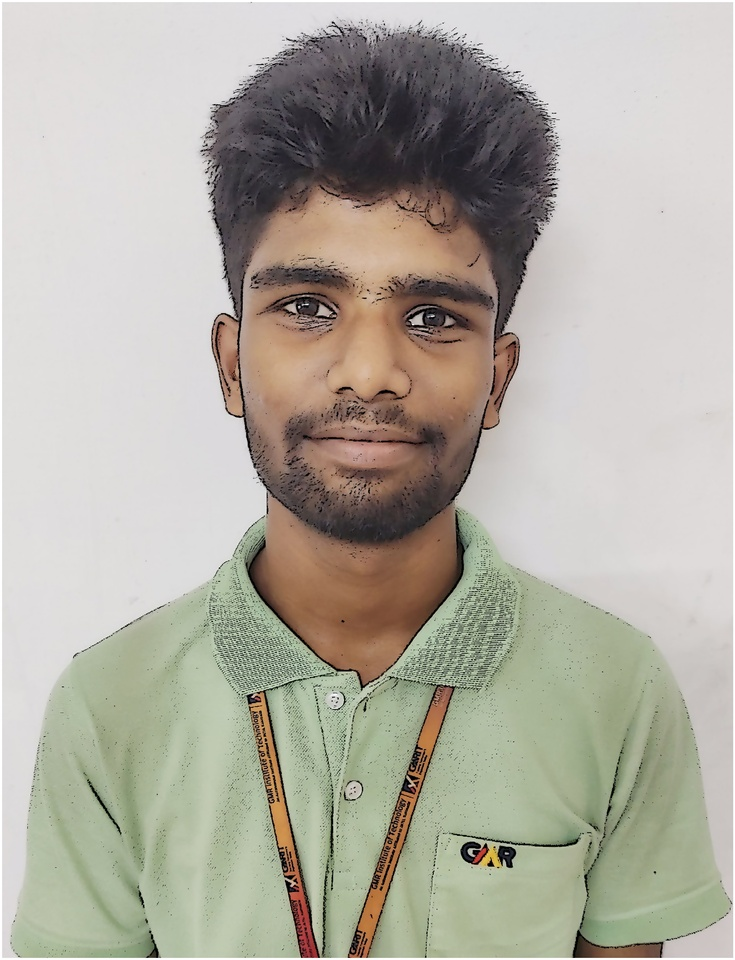
#> input picture images/cartoonize/Eswar.jpg, 735 x 960 px, shrunk from 2450 x 3199 before the run, given in place of Eswar.jpgEswar.jpg, which was not available
$ jupyter execute cartoonize.ipynb
#> lines starting #> are read from the running program, lines starting #| are printed output that depends on the picture; pictures that were not available may be replaced by others from this repository, and a replacement may not be noted
[cell 1]
mypath = input("Please enter your path: ")
#> the answer given: images/cartoonize/Eswar.jpg

[cell 2]
#Importing libraries.

#Importing OS, used for saving files and changing file directories
from os import listdir
from os.path import isfile, join

# Importing PIL, used for all Image data manipulation purposes
from PIL import Image
import os
import PIL
import glob
from PIL import Image

[cell 3]
# List all the files in the images folder

onlyfiles = [f for f in listdir(mypath) if isfile(join(mypath, f))]
print(onlyfiles)

[cell 4]
import cv2
import numpy as np
import matplotlib.pyplot as plt

[cell 5]
for i in onlyfiles:
    img = mypath+i

    #Reading Images
    img = cv2.imread(img)
#> img is the input picture: shape (960, 735, 3); mean B, G, R 162.4, 173.8, 177.3

    img = cv2.cvtColor(img,cv2.COLOR_BGR2RGB)

    #Changing to Greyscale
    gray = cv2.cvtColor(img, cv2.COLOR_BGR2GRAY)
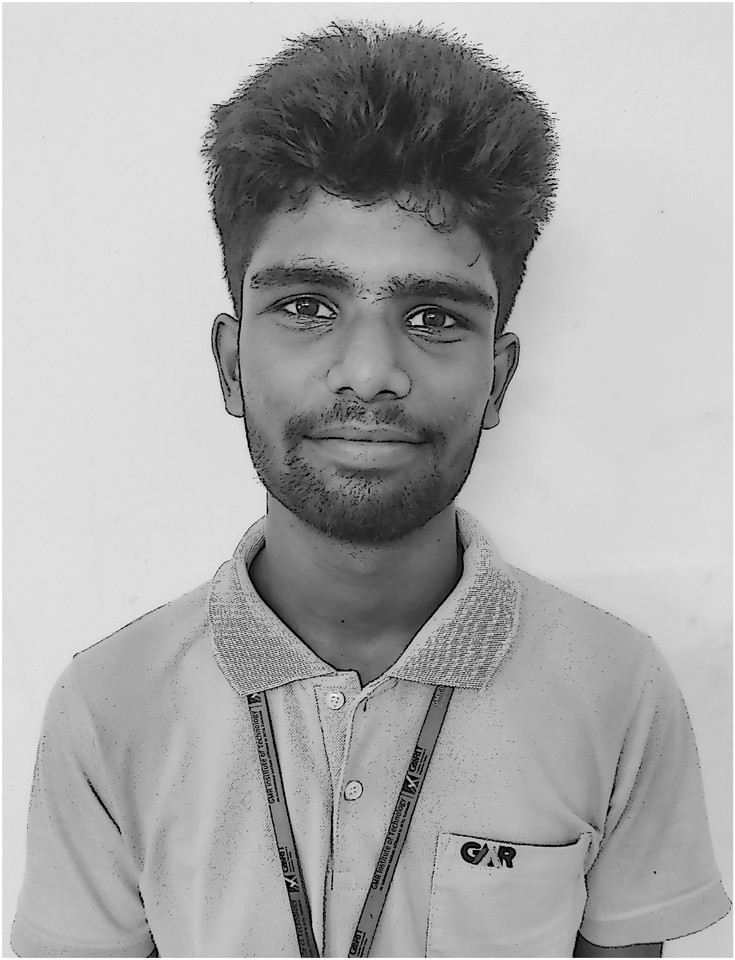
#> gray: shape (960, 735); min 0, max 255, mean 170.9
    gray = cv2.medianBlur(gray, 1)

    #Getting edges from greyscale image
    edges = cv2.adaptiveThreshold(gray, 255, cv2.ADAPTIVE_THRESH_MEAN_C, cv2.THRESH_BINARY, 15, 15)
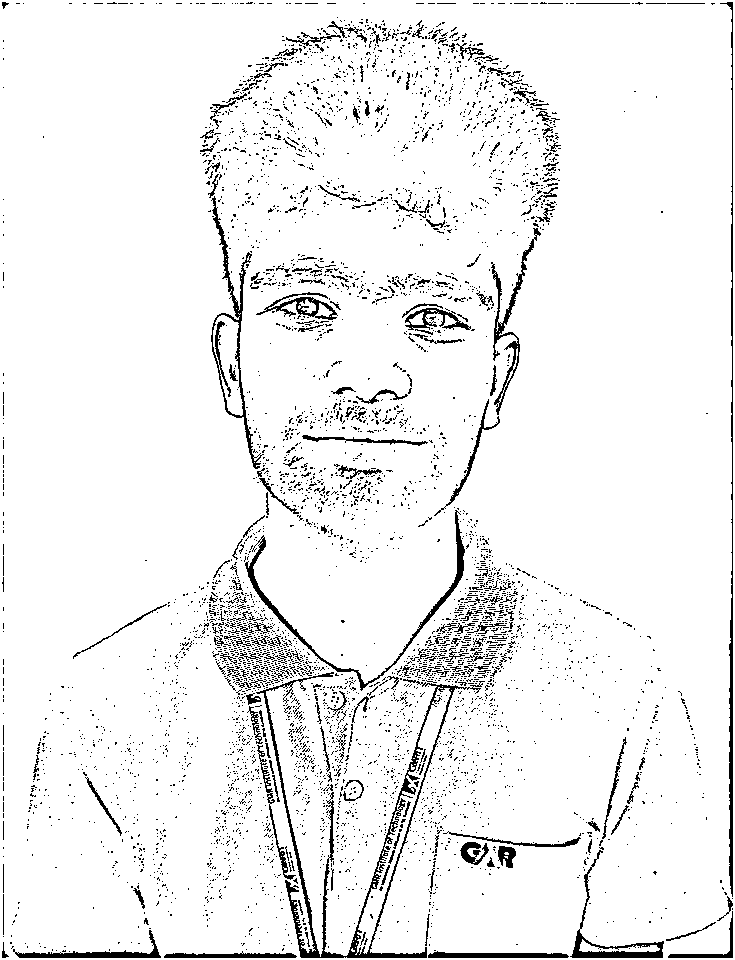
#> edges: shape (960, 735); 94% white; black in thin lines or dots

    #Plotting the cartoon
    color = cv2.bilateralFilter(img, 9, 30, 30)
    cartoon = cv2.bitwise_and(color, color, mask=edges)
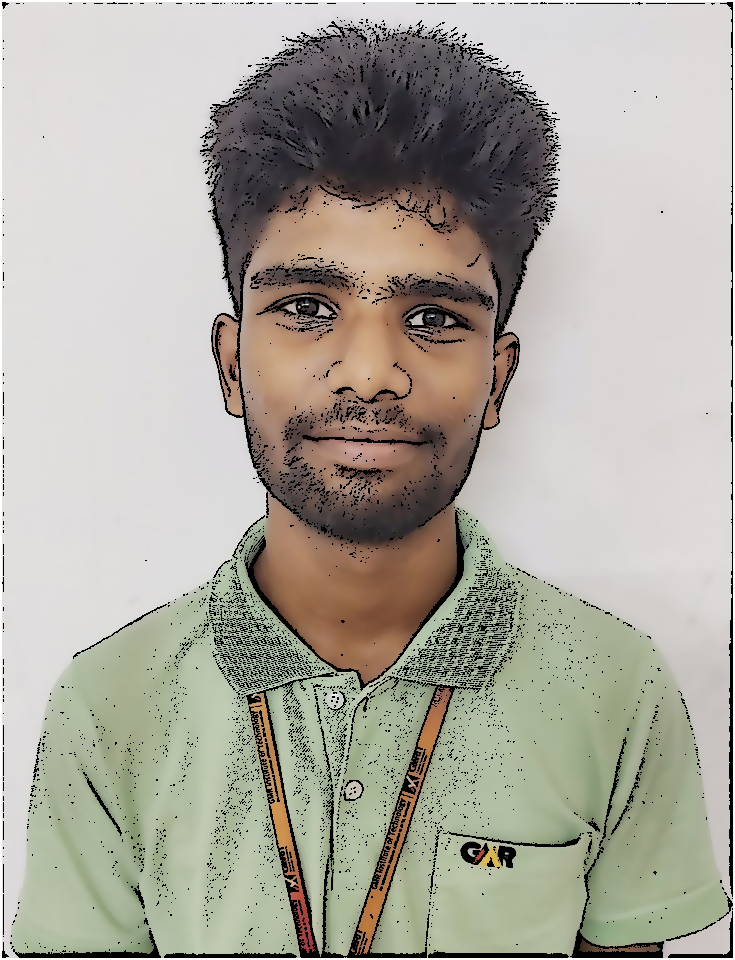
#> cartoon: shape (960, 735, 3); mean R, G, B 171.5, 168.3, 157.7

    plt.figure(figsize=(104.166667, 58.5937501875))

    plt.imshow(cartoon, cmap="gray")
    plt.axis("off")

    #Saving the cartoon
    save_path = mypath+'cartoonize/'+i
    print('Saved', i)

    plt.savefig(save_path, bbox_inches='tight')
